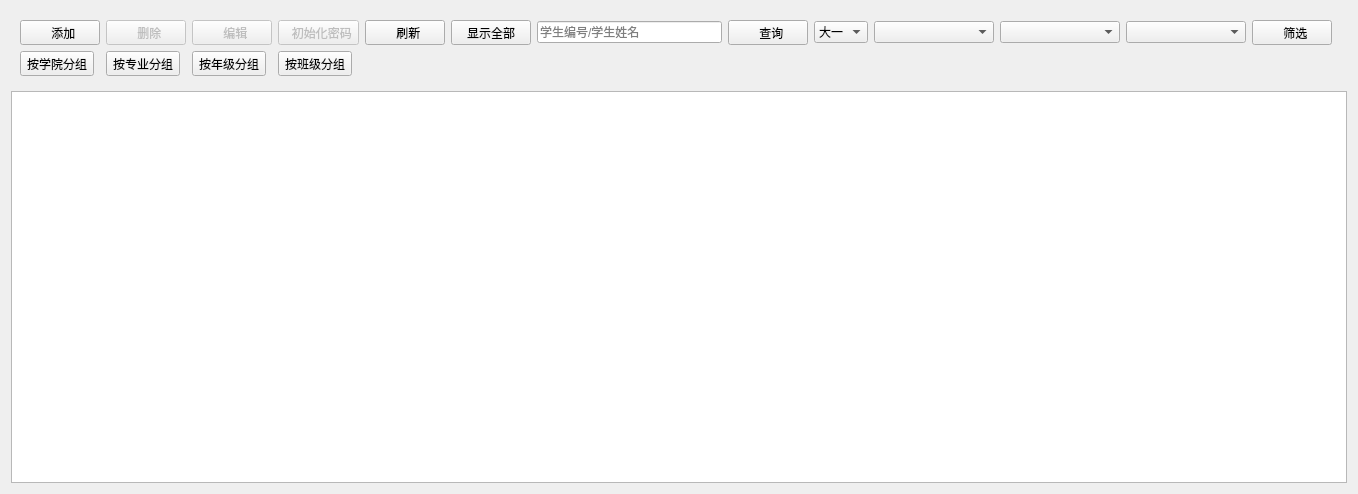
<?xml version="1.0" encoding="UTF-8"?>
<ui version="4.0">
 <class>FormUserData</class>
 <widget class="QWidget" name="FormUserData">
  <property name="geometry">
   <rect>
    <x>0</x>
    <y>0</y>
    <width>1358</width>
    <height>494</height>
   </rect>
  </property>
  <property name="windowTitle">
   <string>Form</string>
  </property>
  <layout class="QGridLayout" name="gridLayout_2">
   <item row="0" column="0">
    <widget class="QWidget" name="widgetTop" native="true">
     <layout class="QGridLayout" name="gridLayout">
      <item row="0" column="10">
       <widget class="QComboBox" name="comboMajor">
        <property name="minimumSize">
         <size>
          <width>120</width>
          <height>0</height>
         </size>
        </property>
        <property name="maximumSize">
         <size>
          <width>240</width>
          <height>16777215</height>
         </size>
        </property>
       </widget>
      </item>
      <item row="0" column="7">
       <widget class="QToolButton" name="tBtnQuery">
        <property name="minimumSize">
         <size>
          <width>80</width>
          <height>0</height>
         </size>
        </property>
        <property name="maximumSize">
         <size>
          <width>70</width>
          <height>16777215</height>
         </size>
        </property>
        <property name="text">
         <string>  查询</string>
        </property>
        <property name="icon">
         <iconset resource="../icon.qrc">
          <normaloff>:/res/icon/query.png</normaloff>:/res/icon/query.png</iconset>
        </property>
        <property name="toolButtonStyle">
         <enum>Qt::ToolButtonTextBesideIcon</enum>
        </property>
       </widget>
      </item>
      <item row="0" column="6">
       <widget class="QLineEdit" name="leQuery">
        <property name="maximumSize">
         <size>
          <width>200</width>
          <height>16777215</height>
         </size>
        </property>
        <property name="text">
         <string/>
        </property>
        <property name="placeholderText">
         <string>学生编号/学生姓名</string>
        </property>
       </widget>
      </item>
      <item row="0" column="2">
       <widget class="QToolButton" name="tBtnEdit">
        <property name="enabled">
         <bool>false</bool>
        </property>
        <property name="minimumSize">
         <size>
          <width>80</width>
          <height>0</height>
         </size>
        </property>
        <property name="maximumSize">
         <size>
          <width>70</width>
          <height>16777215</height>
         </size>
        </property>
        <property name="text">
         <string>  编辑</string>
        </property>
        <property name="icon">
         <iconset resource="../icon.qrc">
          <normaloff>:/res/icon/zedit.png</normaloff>:/res/icon/zedit.png</iconset>
        </property>
        <property name="toolButtonStyle">
         <enum>Qt::ToolButtonTextBesideIcon</enum>
        </property>
       </widget>
      </item>
      <item row="0" column="0">
       <widget class="QToolButton" name="tBtnAdd">
        <property name="minimumSize">
         <size>
          <width>80</width>
          <height>0</height>
         </size>
        </property>
        <property name="maximumSize">
         <size>
          <width>70</width>
          <height>16777215</height>
         </size>
        </property>
        <property name="text">
         <string>  添加</string>
        </property>
        <property name="icon">
         <iconset resource="../icon.qrc">
          <normaloff>:/res/icon/zadd.png</normaloff>:/res/icon/zadd.png</iconset>
        </property>
        <property name="popupMode">
         <enum>QToolButton::DelayedPopup</enum>
        </property>
        <property name="toolButtonStyle">
         <enum>Qt::ToolButtonTextBesideIcon</enum>
        </property>
        <property name="arrowType">
         <enum>Qt::NoArrow</enum>
        </property>
       </widget>
      </item>
      <item row="0" column="3">
       <widget class="QToolButton" name="tBtnDefaultPswd">
        <property name="enabled">
         <bool>false</bool>
        </property>
        <property name="minimumSize">
         <size>
          <width>80</width>
          <height>0</height>
         </size>
        </property>
        <property name="maximumSize">
         <size>
          <width>16777215</width>
          <height>16777215</height>
         </size>
        </property>
        <property name="text">
         <string>  初始化密码</string>
        </property>
        <property name="icon">
         <iconset resource="../icon.qrc">
          <normaloff>:/res/icon/initpswd.png</normaloff>:/res/icon/initpswd.png</iconset>
        </property>
        <property name="iconSize">
         <size>
          <width>25</width>
          <height>20</height>
         </size>
        </property>
        <property name="toolButtonStyle">
         <enum>Qt::ToolButtonTextBesideIcon</enum>
        </property>
       </widget>
      </item>
      <item row="0" column="12">
       <widget class="QToolButton" name="tBtnScreen">
        <property name="minimumSize">
         <size>
          <width>80</width>
          <height>0</height>
         </size>
        </property>
        <property name="maximumSize">
         <size>
          <width>70</width>
          <height>16777215</height>
         </size>
        </property>
        <property name="text">
         <string>  筛选</string>
        </property>
        <property name="icon">
         <iconset resource="../icon.qrc">
          <normaloff>:/res/icon/screen.png</normaloff>:/res/icon/screen.png</iconset>
        </property>
        <property name="toolButtonStyle">
         <enum>Qt::ToolButtonTextBesideIcon</enum>
        </property>
       </widget>
      </item>
      <item row="0" column="8">
       <widget class="QComboBox" name="comboGrade">
        <item>
         <property name="text">
          <string>大一</string>
         </property>
        </item>
        <item>
         <property name="text">
          <string>大二</string>
         </property>
        </item>
        <item>
         <property name="text">
          <string>大三</string>
         </property>
        </item>
        <item>
         <property name="text">
          <string>大四</string>
         </property>
        </item>
       </widget>
      </item>
      <item row="0" column="4">
       <widget class="QToolButton" name="tBtnRefresh">
        <property name="minimumSize">
         <size>
          <width>80</width>
          <height>0</height>
         </size>
        </property>
        <property name="maximumSize">
         <size>
          <width>70</width>
          <height>16777215</height>
         </size>
        </property>
        <property name="text">
         <string>  刷新</string>
        </property>
        <property name="icon">
         <iconset resource="../icon.qrc">
          <normaloff>:/res/icon/zrefresh.png</normaloff>:/res/icon/zrefresh.png</iconset>
        </property>
        <property name="toolButtonStyle">
         <enum>Qt::ToolButtonTextBesideIcon</enum>
        </property>
       </widget>
      </item>
      <item row="1" column="4" colspan="10">
       <spacer name="horizontalSpacer">
        <property name="orientation">
         <enum>Qt::Horizontal</enum>
        </property>
        <property name="sizeHint" stdset="0">
         <size>
          <width>40</width>
          <height>20</height>
         </size>
        </property>
       </spacer>
      </item>
      <item row="1" column="3">
       <widget class="QToolButton" name="tBtnClassGroup">
        <property name="text">
         <string>按班级分组</string>
        </property>
        <property name="icon">
         <iconset resource="../icon.qrc">
          <normaloff>:/res/icon/class.png</normaloff>:/res/icon/class.png</iconset>
        </property>
        <property name="iconSize">
         <size>
          <width>25</width>
          <height>25</height>
         </size>
        </property>
        <property name="checkable">
         <bool>false</bool>
        </property>
        <property name="toolButtonStyle">
         <enum>Qt::ToolButtonTextBesideIcon</enum>
        </property>
       </widget>
      </item>
      <item row="0" column="11">
       <widget class="QComboBox" name="comboClass">
        <property name="minimumSize">
         <size>
          <width>120</width>
          <height>0</height>
         </size>
        </property>
        <property name="maximumSize">
         <size>
          <width>240</width>
          <height>16777215</height>
         </size>
        </property>
       </widget>
      </item>
      <item row="0" column="9">
       <widget class="QComboBox" name="comboCollege">
        <property name="minimumSize">
         <size>
          <width>120</width>
          <height>0</height>
         </size>
        </property>
        <property name="maximumSize">
         <size>
          <width>240</width>
          <height>16777215</height>
         </size>
        </property>
       </widget>
      </item>
      <item row="1" column="2">
       <widget class="QToolButton" name="tBtnGradeGroup">
        <property name="text">
         <string>按年级分组</string>
        </property>
        <property name="icon">
         <iconset resource="../icon.qrc">
          <normaloff>:/res/icon/grade.png</normaloff>:/res/icon/grade.png</iconset>
        </property>
        <property name="checkable">
         <bool>false</bool>
        </property>
        <property name="toolButtonStyle">
         <enum>Qt::ToolButtonTextBesideIcon</enum>
        </property>
       </widget>
      </item>
      <item row="1" column="0">
       <widget class="QToolButton" name="tBtnCollegeGroup">
        <property name="text">
         <string>按学院分组</string>
        </property>
        <property name="icon">
         <iconset resource="../icon.qrc">
          <normaloff>:/res/icon/college.png</normaloff>:/res/icon/college.png</iconset>
        </property>
        <property name="checkable">
         <bool>false</bool>
        </property>
        <property name="checked">
         <bool>false</bool>
        </property>
        <property name="toolButtonStyle">
         <enum>Qt::ToolButtonTextBesideIcon</enum>
        </property>
       </widget>
      </item>
      <item row="1" column="1">
       <widget class="QToolButton" name="tBtnMajorGroup">
        <property name="text">
         <string>按专业分组</string>
        </property>
        <property name="icon">
         <iconset resource="../icon.qrc">
          <normaloff>:/res/icon/major.png</normaloff>:/res/icon/major.png</iconset>
        </property>
        <property name="checkable">
         <bool>false</bool>
        </property>
        <property name="toolButtonStyle">
         <enum>Qt::ToolButtonTextBesideIcon</enum>
        </property>
       </widget>
      </item>
      <item row="0" column="1">
       <widget class="QToolButton" name="tBtnDelete">
        <property name="enabled">
         <bool>false</bool>
        </property>
        <property name="minimumSize">
         <size>
          <width>80</width>
          <height>0</height>
         </size>
        </property>
        <property name="maximumSize">
         <size>
          <width>70</width>
          <height>16777215</height>
         </size>
        </property>
        <property name="text">
         <string>  删除</string>
        </property>
        <property name="icon">
         <iconset resource="../icon.qrc">
          <normaloff>:/res/icon/zdelete.png</normaloff>:/res/icon/zdelete.png</iconset>
        </property>
        <property name="toolButtonStyle">
         <enum>Qt::ToolButtonTextBesideIcon</enum>
        </property>
       </widget>
      </item>
      <item row="0" column="5">
       <widget class="QToolButton" name="tBtnShowAll">
        <property name="minimumSize">
         <size>
          <width>80</width>
          <height>0</height>
         </size>
        </property>
        <property name="maximumSize">
         <size>
          <width>16777215</width>
          <height>16777215</height>
         </size>
        </property>
        <property name="text">
         <string>显示全部</string>
        </property>
        <property name="icon">
         <iconset resource="../icon.qrc">
          <normaloff>:/res/icon/all.png</normaloff>:/res/icon/all.png</iconset>
        </property>
        <property name="toolButtonStyle">
         <enum>Qt::ToolButtonTextBesideIcon</enum>
        </property>
       </widget>
      </item>
     </layout>
     <widget class="QLabel" name="labelTips">
      <property name="geometry">
       <rect>
        <x>1152</x>
        <y>0</y>
        <width>16</width>
        <height>17</height>
       </rect>
      </property>
      <property name="text">
       <string/>
      </property>
     </widget>
    </widget>
   </item>
   <item row="1" column="0">
    <widget class="QTableView" name="tableView"/>
   </item>
  </layout>
 </widget>
 <resources>
  <include location="../icon.qrc"/>
 </resources>
 <connections/>
</ui>
